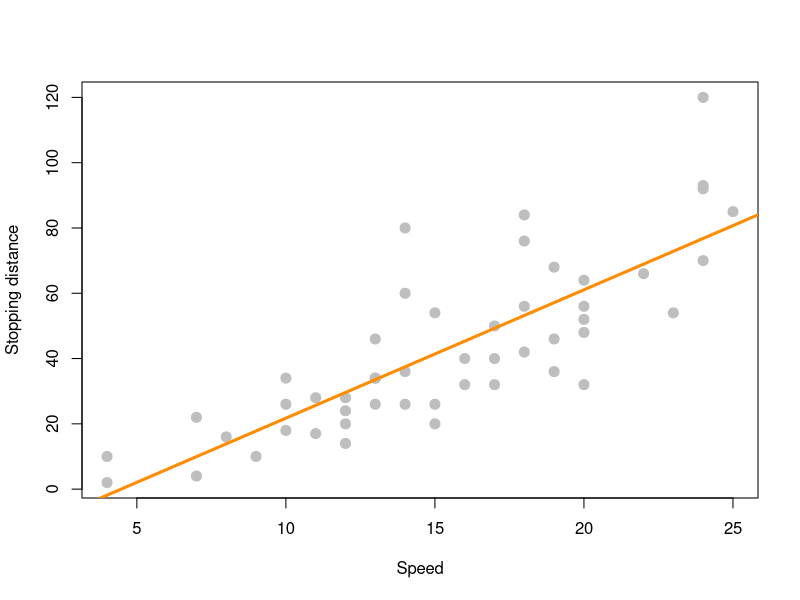
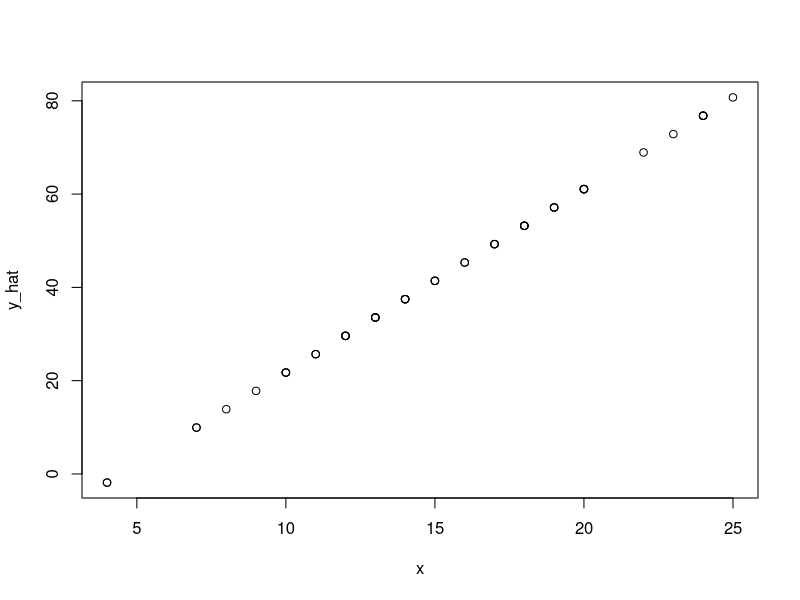

These figures' R source, in order:


plot(dist ~ speed, data = cars,
     xlab = "Speed",
     ylab = "Stopping distance",
     pch = 20,
     cex = 2,
     col = "grey"
)

x <- cars$speed
y <- cars$dist

Sxy <- sum((x - mean(x)) * (y - mean(y)))
Sxx <- sum((x - mean(x)) ^ 2)
Syy <- sum((y - mean(y)) ^ 2)

c(Sxy, Sxx, Syy)

(beta_1_hat <- Sxy / Sxx)
(beta_0_hat <- mean(y) - beta_1_hat * mean(x))

abline(beta_0_hat, beta_1_hat, lwd = 3, col = "darkorange")

# predictions

# remove duplicates
unique(cars$speed)

# is 8 in the data set?

8 %in% cars$speed
beta_0_hat + beta_1_hat * 8

# Interpolation means to predict a value in the range
# of the data set but is NOT in the dataset
min(cars$speed) < 21 & 21 < max(cars$speed)
beta_0_hat + beta_1_hat * 21


# Extrapolation, predict using a point out of the range of
# the observed data
r <- range(cars$speed)
r[1] < 50 & r[2] > 50
beta_0_hat + beta_1_hat * 50


# residuals

which(cars$speed == 8)
cars[5, ]
cars[which(cars$speed == 8), ]

# actual value minus predicted is the residual
16 - (beta_0_hat + beta_1_hat * 8)

# Vectorizing all

(y_hat <- beta_0_hat + beta_1_hat * x)
(e <- y - y_hat)
n <- length(e)
(s2_e <- sum(e ^ 2) / (n - 2))
(s_e <- sqrt(s2_e))

# This is a line because we are predicting with the original data
plot(x, y_hat)

# Variance decomposition

(SST <- sum((y - mean(y)) ^ 2))
(SSReg  <- sum((y_hat - mean(y)) ^ 2))
(SSE <- sum((y - y_hat) ^ 2))

# This is how we estimate the variance
SSE / (n - 2)

# coefficient of determination

# This is understood as 65% of the variation in the stopping distance is
# explained by the speed !!! Clearly there other factors for the rest (35%) 
# of the variance
(R2 <- SSReg / SST)
